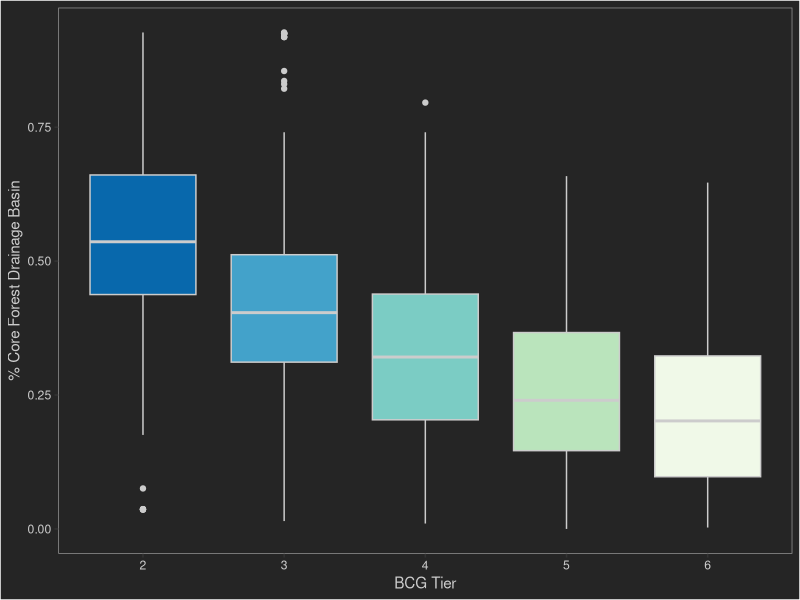
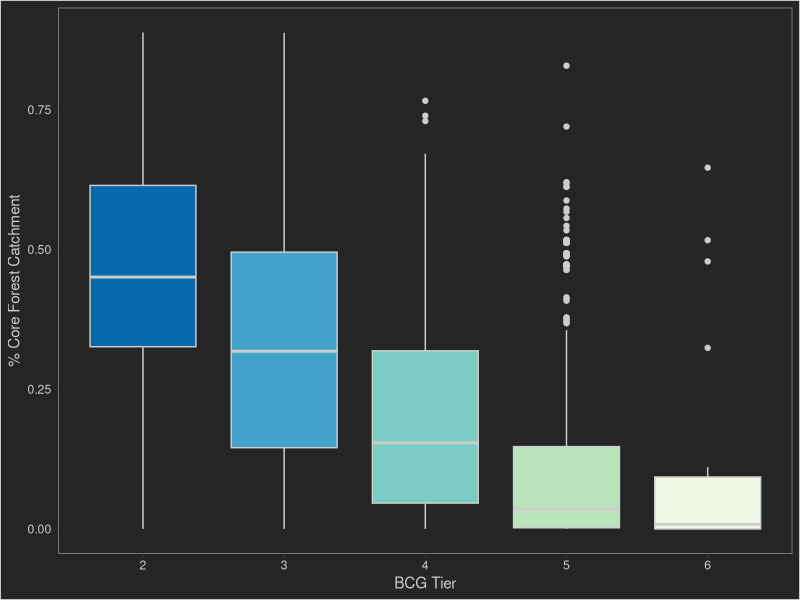
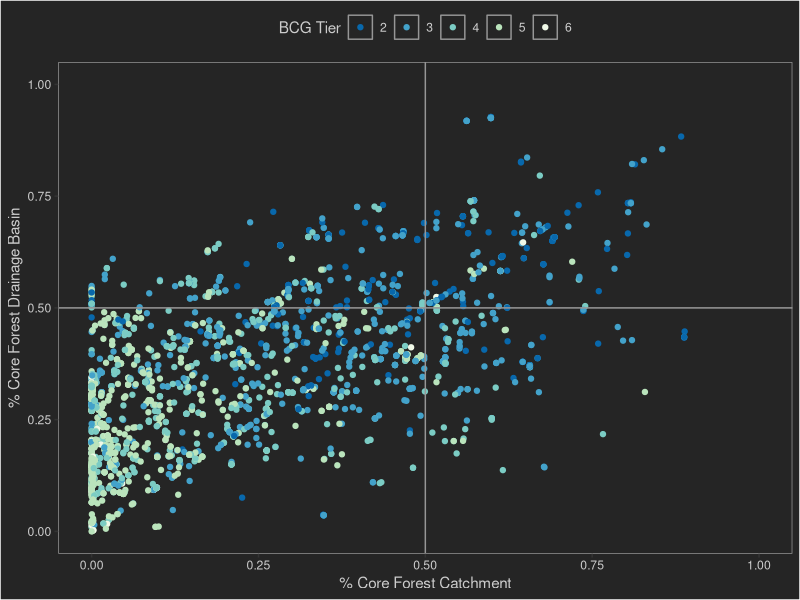

The R source for these figures, in order:
# Set working directory
setwd('C:/Users/deepuser/Documents/Projects/ProgramDev/BioVariability/Taxa_Changes_Landscape_Chem')

# Load libraries
library(ggplot2)

CF_watershed <- read.csv('data/Statewide_CFPct_AllYears.csv',header=TRUE)
colnames(CF_watershed)<-c('HydroID','NextDown','SqMi','CFPct_1985','CFPct_1990','CFPct_1995',
                             'CFPct_2002','CFPct_2006','CFPct_2010','CFPct_2015')
CF_catchment <- read.csv('data/coreForestAllYears_catchments.csv',header=TRUE)
sites <- read.csv('data/BCG_Sites_1987_2019_HydroID.csv',header=TRUE)
BCG <- read.csv('data/BCG_Samples_1989_2019.csv',header=TRUE)
colnames(BCG)[1]<- 'STA_SEQ'
BCG <- BCG[,c(1,4,7)]
BCG <- merge(BCG,sites[,c(1,9)],by='STA_SEQ')

#sites_CF <- merge(sites,CF_watershed,by='HydroID')
#sites_CF_2_sqmi <- sites_CF[sites_CF$SqMi<=2,]

BCG$CFYear <- ifelse(BCG$SampleYear <1995,1990,
                      ifelse(BCG$SampleYear < 2000, 1995,
                             ifelse (BCG$SampleYear < 2005, 2002,
                                     ifelse(BCG$SampleYear < 2010, 2006,
                                            ifelse(BCG$SampleYear < 2015, 2010, 2015)))))

CFPct <- reshape(CF_watershed[,c(1,4:10)],direction="long",idvar="HydroID",
                   varying=2:ncol(CF_watershed[,c(1,4:10)]),sep="_")
colnames(CFPct)<-c("HydroID","CFYear","CFPct")

CFCatch <- reshape(CF_catchment[,c(1,5:11)],direction = "long", idvar="HydroID",
                              varying=2:ncol(CF_catchment[,c(1,5:11)]),sep="_")
colnames(CFCatch)<-c("HydroID","CFYear","CF")

BCG_CF <- merge(BCG,CFPct,by=c('HydroID','CFYear'))
BCG_CF <- merge(BCG_CF,CFCatch,by=c('HydroID','CFYear'))

ggplot(BCG_CF,aes(as.factor(NominalTier),CFPct,fill=as.factor(NominalTier)))+
  geom_boxplot(colour='#cccccc')+
  xlab('BCG Tier')+
  ylab('% Core Forest Drainage Basin')+
  scale_fill_brewer(type = "seq",
                    palette = 4,
                    direction = -1)+ 
  theme(panel.background = element_rect(fill = '#252525', colour = '#969696'),
        plot.background = element_rect(fill = '#252525'),
        panel.grid = element_blank(),
        axis.text = element_text(colour='#cccccc'),
        axis.title = element_text(color='#cccccc'),
        legend.position = 'none')

ggplot(BCG_CF,aes(as.factor(NominalTier),CF,fill=as.factor(NominalTier)))+
  geom_boxplot(colour='#cccccc')+
  xlab('BCG Tier')+
  ylab('% Core Forest Catchment')+
  scale_fill_brewer(type = "seq",
                    palette = 4,
                    direction = -1)+ 
  theme(panel.background = element_rect(fill = '#252525', colour = '#969696'),
        plot.background = element_rect(fill = '#252525'),
        panel.grid = element_blank(),
        axis.text = element_text(colour='#cccccc'),
        axis.title = element_text(color='#cccccc'),
        legend.position = 'none')


ggplot(BCG_CF,aes(CF,CFPct, colour=as.factor(NominalTier)))+
  geom_point()+
  ylim(0,1)+
  xlim(0,1)+
  labs(colour = 'BCG Tier')+
  xlab('% Core Forest Catchment')+
  ylab('% Core Forest Drainage Basin')+
  geom_vline(xintercept = 0.5,colour='#969696')+
  geom_hline(yintercept = 0.5,colour='#969696')+
  scale_colour_brewer(type = "seq",
                      palette = 4,
                      direction = -1,
                      aesthetics = "colour") + 
  theme(panel.background = element_rect(fill = '#252525', colour = '#969696'),
            plot.background = element_rect(fill = '#252525'),
            panel.grid = element_blank(),
            axis.text = element_text(colour='#cccccc'),
            axis.title = element_text(color='#cccccc'),
            legend.position = 'top',
            legend.background = element_rect(fill='#252525'),
            legend.key = element_rect(fill='#252525'),
            legend.text = element_text(colour = '#cccccc'),
            legend.title = element_text(colour='#cccccc'))

bcg_low <- merge(BCG_CF[BCG_CF$CFPct>0.5 & BCG_CF$CF>0.5 &BCG_CF$NominalTier >2,],sites[,c(1:3)],by='STA_SEQ')
bcg_low_sites <- unique(bcg_low[c('STA_SEQ','locationNa','locationDe')])

bcg_high <- merge(BCG_CF[BCG_CF$CFPct<0.5 & BCG_CF$CF<0.5 &BCG_CF$NominalTier == 2,],sites[,c(1:3)],by='STA_SEQ')
bcg_high_sites <- unique(bcg_high[c('STA_SEQ','locationNa','locationDe')])